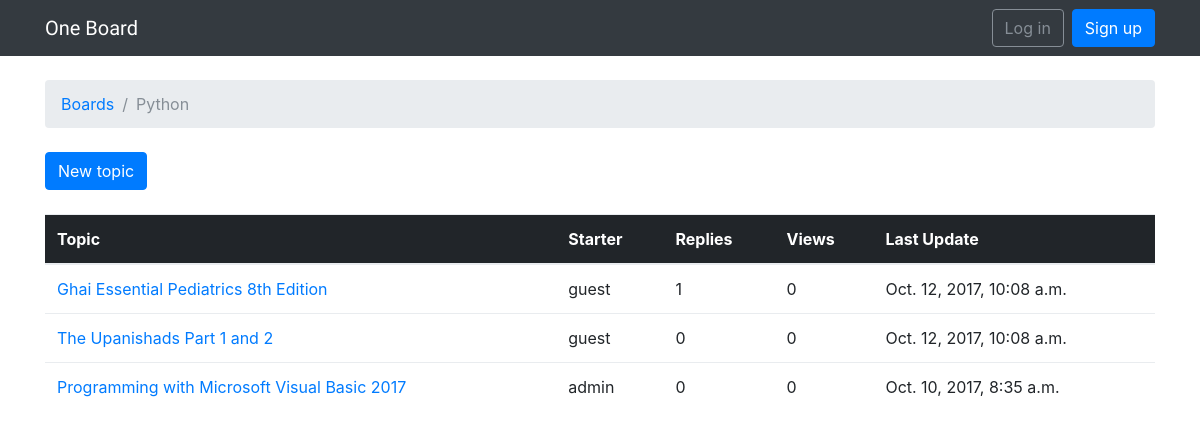
Before: /boards/2/ with the older database file.
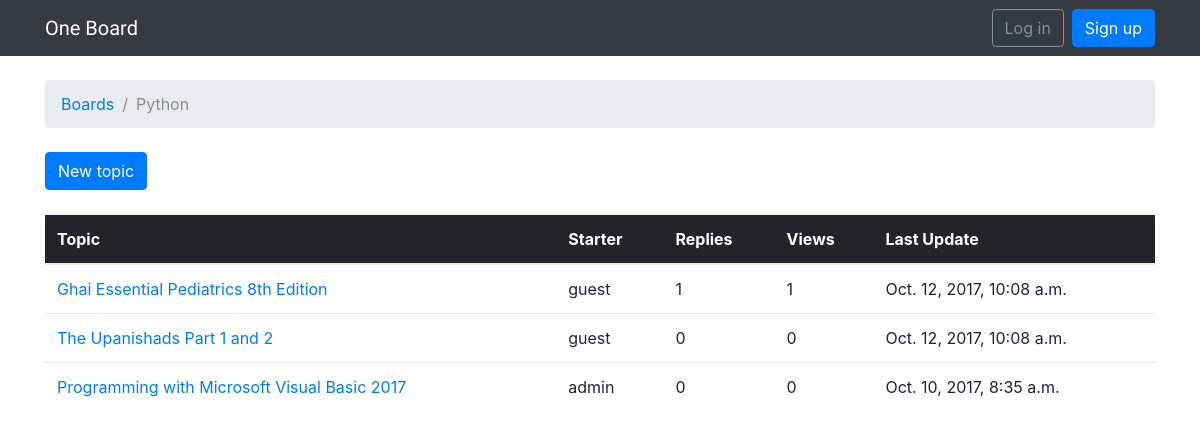
After: the same page with the newer database file.
### boards/models.py (models this page shows, shortened)
class Topic(models.Model):
    subject = models.CharField(max_length=255)
    last_updated = models.DateTimeField(auto_now_add=True)
    board = models.ForeignKey(Board, related_name='topics')
    starter = models.ForeignKey(User, related_name='topics')
    views = models.PositiveIntegerField(default=0)

### boards/views.py (the view)
# urls.py: url(r'^boards/(?P<pk>\d+)/$', views.TopicListView.as_view(), name='board_topics'),
class TopicListView(ListView):
    model = Topic
    context_object_name = 'topics'
    template_name = 'topics.html'
    paginate_by = 10
    def get_context_data(self, **kwargs):
        kwargs['board'] = self.board
        return super().get_context_data(**kwargs)
    def get_queryset(self):
        self.board = get_object_or_404(Board, pk=self.kwargs.get('pk'))
        queryset = self.board.topics.order_by('-last_updated').annotate(replies=Count('posts') - 1)
        return queryset

### templates/topics.html (shortened to what this page needs)
{% extends 'base.html' %}
{% block breadcrumb %}
  <li class="breadcrumb-item"><a href="{% url 'home' %}">Boards</a></li>
  <li class="breadcrumb-item active">{{ board.name }}</li>
{% endblock %}
{% block content %}
  <div class="mb-4">
    <a href="{% url 'new_topic' board.pk %}" class="btn btn-primary">New topic</a>
  </div>
  <table class="table mb-4">
    <thead class="thead-inverse">
      <tr>
        <th>Topic</th>
        <th>Starter</th>
        <th>Replies</th>
        <th>Views</th>
        <th>Last Update</th>
      </tr>
    </thead>
    <tbody>
      {% for topic in topics %}
        <tr>
          <td><a href="{% url 'topic_posts' board.pk topic.pk %}">{{ topic.subject }}</a></td>
          <td>{{ topic.starter.username }}</td>
          <td>{{ topic.replies }}</td>
          <td>{{ topic.views }}</td>
          <td>{{ topic.last_updated }}</td>
        </tr>
      {% endfor %}
    </tbody>
  </table>
{% endblock %}

Changed rows visible on the page:
changed Topic "Ghai Essential Pediatrics 8th Edition": views "0" → "1"
